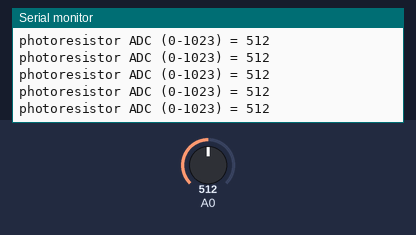
The sketch below on a simulated Arduino Uno, built with avr-gcc and run on an emulated ATmega328P. Shown: the last lines printed to the serial monitor. The inputs (shaded band) are chosen by the test bench; at power-on: A0 = 512.

Above: at 1.2 s.
1.3 s: A0 set to 987
At 1.33 s:
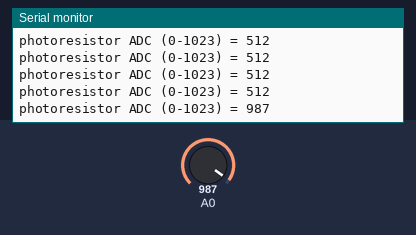
2.8 s: A0 set to 1014
At 2.84 s:
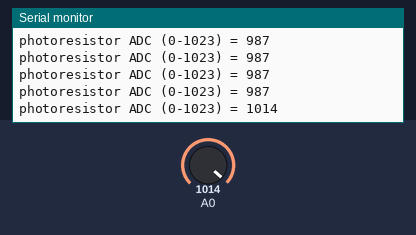
Timing chart, 0 to 5.8 s (numbered marks = the images above; inputs shaded):
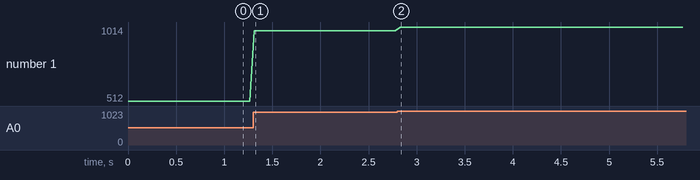

Measured:
- after the input at 1.3 s, the serial monitor: prints a new line at once (image 1)
- after the input at 2.8 s, the serial monitor: prints a new line at once (image 2)
- plotted number 1: 512 → 987 after the input at 1.3 s, 987 → 1014 after the input at 2.8 s

The sketch:

2_2_analog_read_atmega_registers_adc0.ino
```cpp
static uint16_t photoresistorValue = 0;

void setup() {
  Serial.begin(115200);
  while (!Serial);

  ADCSRA = (1 << ADEN)  // enable ADC
    | ((1 << ADPS2)
    | (1 << ADPS1)
    | (1 << ADPS0));     // prescaler 128
  ADMUX = (1 << REFS0); // MUX3..0 bits are set to 0, which is ADC0/PC0/A0 pin
}

void loop() {
  ADCSRA |= (1 << ADSC);            // start ADC convertion
  while (!(ADCSRA & (1 << ADIF)));  // wait until ADC completes its job
  photoresistorValue = ADC;         // provide ADC value present on A0 pin

  Serial.print("photoresistor ADC (0-1023) = ");
  Serial.println(photoresistorValue);

  delay(50);
}
```
